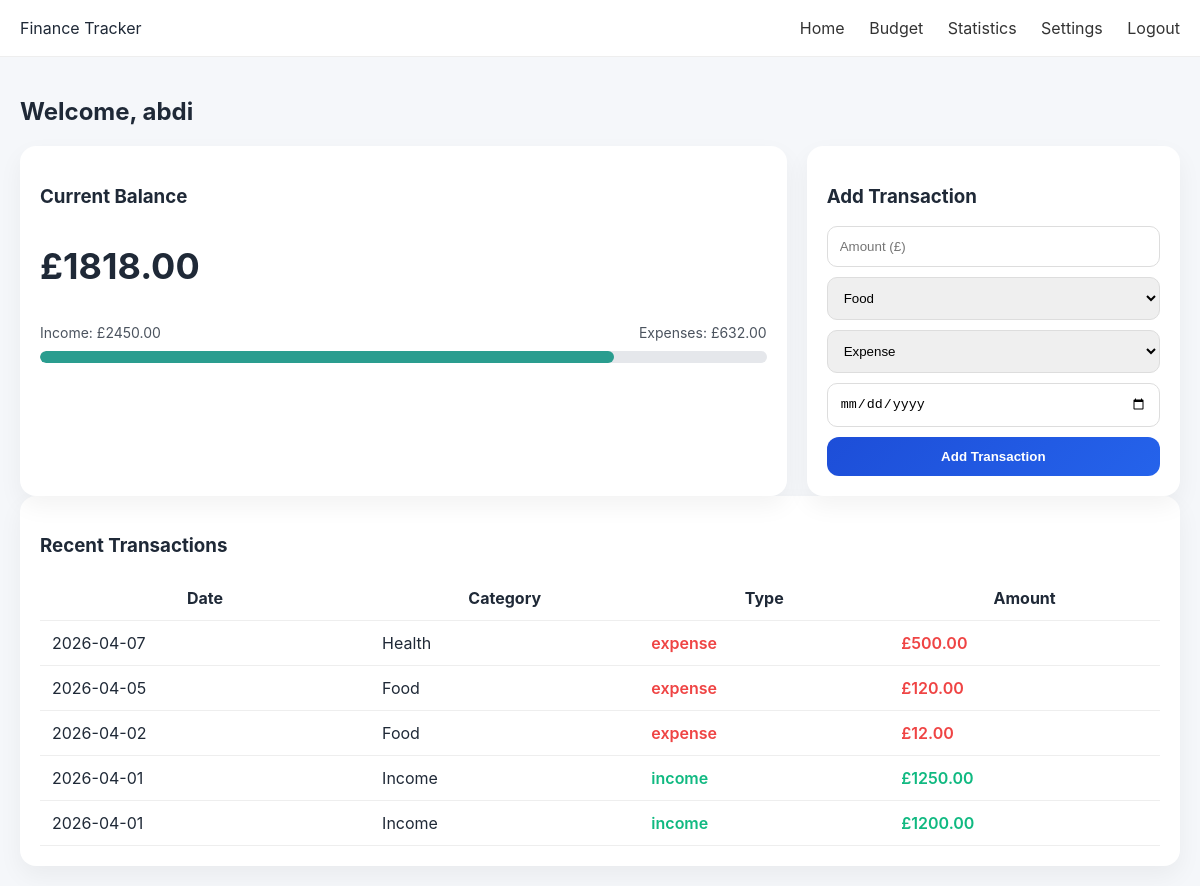
Before: /home (signed in) with the older database file.
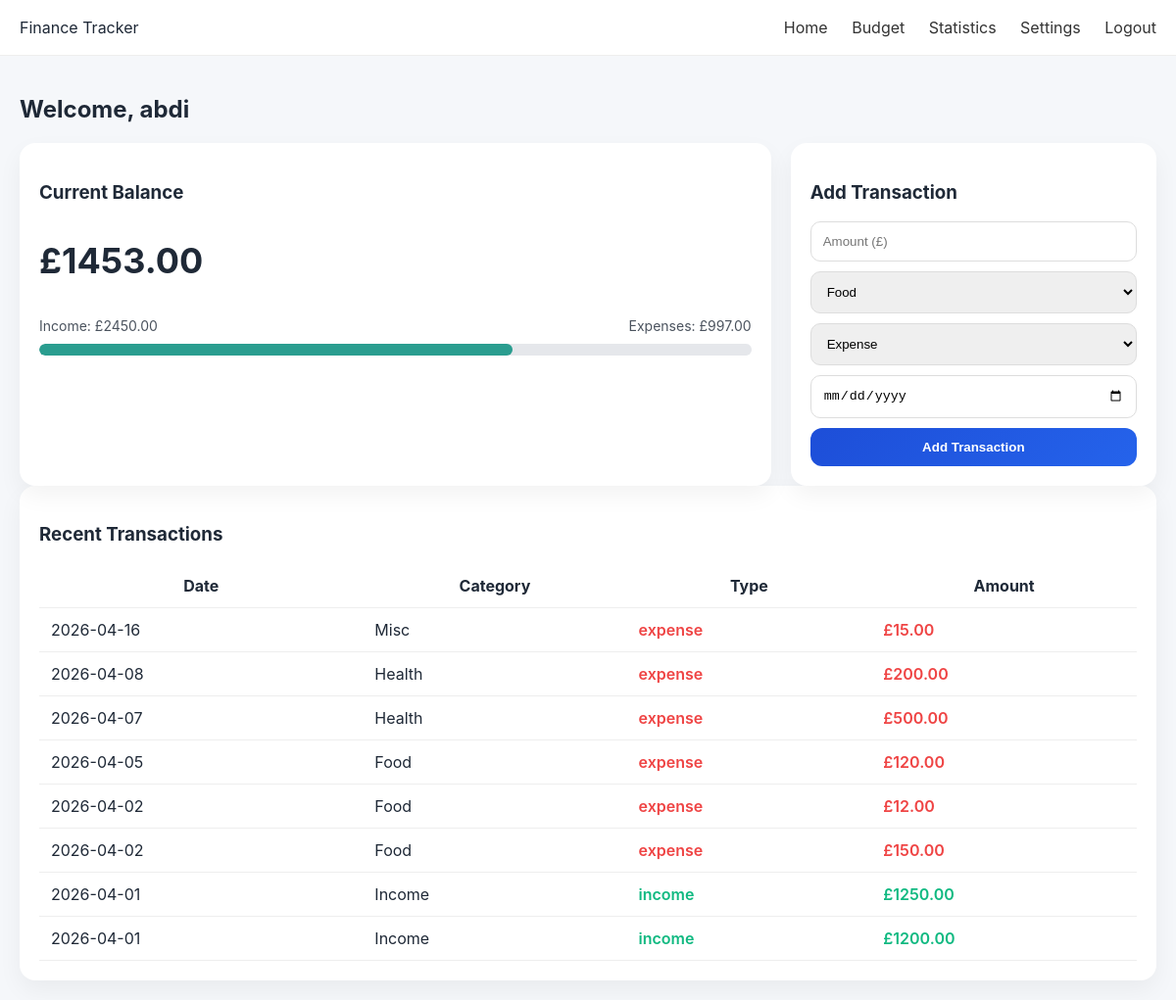
After: the same page with the newer database file.
### tables this page shows
CREATE TABLE transactions (
        id INTEGER PRIMARY KEY,
        amount REAL,
        category TEXT,
        type TEXT,
        date TEXT,
        user_id INTEGER
    );

### app.py (the view)
@app.route("/home")
def home():
    if "user_id" not in session:
        return redirect("/")
    conn = get_db()
    cur = conn.cursor()
    cur.execute("SELECT * FROM transactions WHERE user_id=? ORDER BY date DESC", (session["user_id"],))
    data = cur.fetchall()
    income = sum(t[1] for t in data if t[3] == "income")
    expenses = sum(t[1] for t in data if t[3] == "expense")
    cur.execute("SELECT total FROM budget WHERE user_id=?", (session["user_id"],))
    row = cur.fetchone()
    budget = row[0] if row else 0
    percent = (expenses / budget * 100) if budget > 0 else 0
    remaining = income - expenses
    conn.close()
    return render_template(
        "index.html",
        username=session["username"],
        transactions=data,
        income=income,
        expenses=expenses,
        remaining=remaining,
        percent=percent,
        budget=budget
    )

### app.py (called while the page is built)
def get_db():
    os.makedirs("database", exist_ok=True)
    return sqlite3.connect(DB)

### templates/index.html (shortened to what this page needs)
<!DOCTYPE html>
<html>
<head>
    <head>
    <link rel="stylesheet" href="/static/style.css">
</head>
<body>
<div class="navbar">
    <div>Finance Tracker</div>
    <div>
        <a href="/home">Home</a>
        <a href="/budget">Budget</a>
        <a href="/statistics">Statistics</a>
        <a href="/settings">Settings</a>
        <a href="/logout">Logout</a>
    </div>
</div>
<div class="container">
<h2 class="welcome">Welcome, {{ username }}</h2>
<div class="dashboard">
    <div class="card main-card">
        <h3>Current Balance</h3>
        <p class="balance">£{{ "%.2f"|format(remaining) }}</p>
        <div class="mini-stats">
            <span>Income: £{{ "%.2f"|format(income) }}</span>
            <span>Expenses: £{{ "%.2f"|format(expenses) }}</span>
        </div>
        <div class="progress-bar">
            <div class="progress"
                style="width: {{ percent if percent <= 100 else 100 }}%;
                background: {% if percent>100 %}#e63946{% elif percent>80 %}#f4a261{% else %}#2a9d8f{% endif %};">
            </div>
        </div>
    </div>
    <div class="card">
        <h3>Add Transaction</h3>
        <form method="POST" action="/add">
            <input type="number" step="0.01" name="amount" placeholder="Amount (£)" required>
            <select name="category">
                <option>Food</option>
            </select>
            <select name="type">
                <option value="expense">Expense</option>
            </select>
            <input type="date" name="date" required>
            <button type="submit">Add Transaction</button>
        </form>
    </div>
</div>
<div class="card">
    <h3>Recent Transactions</h3>
    <div class="table-wrapper">
        <table>
            <tr>
                <th>Date</th>
                <th>Category</th>
                <th>Type</th>
                <th>Amount</th>
            </tr>
            {% for t in transactions %}
            <tr>
                <td>{{ t[4] }}</td>
                <td>{{ t[2] }}</td>
                <td class="{{ 'income' if t[3]=='income' else 'expense' }}">
                    {{ t[3] }}
                </td>
                <td class="{{ 'income' if t[3]=='income' else 'expense' }}">
                    £{{ "%.2f"|format(t[1]) }}
                </td>
            </tr>
            {% endfor %}
        </table>
    </div>
</div>
</div>

### static/style.css (style rules this page uses)
body { font-family: 'Inter', 'Segoe UI', sans-serif; margin: 0; background: #f5f7fa; color: #1f2937; }
.navbar { background: white; padding: 18px 20px; display: flex; justify-content: space-between; border-bottom: 1px solid #eee; max-width: 1200px; margin: auto; }
.navbar a { text-decoration: none; margin-left: 20px; color: #333; }
.container { padding: 20px; max-width: 1200px; margin: auto; }
.dashboard { display: grid; grid-template-columns: repeat(auto-fit, minmax(280px, 1fr)); gap: 20px; }
.card { background: white; padding: 20px; border-radius: 16px; box-shadow: 0 10px 25px rgba(0,0,0,0.05); }
@media (min-width: 900px) { .main-card { grid-column: span 2; } }
.balance { font-size: 36px; font-weight: bold; }
.mini-stats { display: flex; justify-content: space-between; font-size: 14px; opacity: 0.8; }
.progress-bar { width: 100%; background: #e5e7eb; border-radius: 10px; margin-top: 10px; overflow: hidden; }
.progress { height: 12px; border-radius: 10px; transition: width 0.4s ease; }
input, select { width: 100%; padding: 12px; margin-bottom: 10px; border-radius: 10px; border: 1px solid #ddd; box-sizing: border-box; }
button { width: 100%; padding: 12px; background: linear-gradient(135deg, #1d4ed8, #2563eb); color: white; border: none; border-radius: 12px; font-weight: 600; cursor: pointer; }
.table-wrapper { overflow-x: auto; }
table { width: 100%; border-collapse: collapse; }
td, th { padding: 12px; border-bottom: 1px solid #eee; }
.income { color: #10b981; font-weight: 600; }
.expense { color: #ef4444; font-weight: 600; }

Changed rows visible on the page:
added transactions: date "2026-04-16", category "Misc", type "expense", amount "15.00"
added transactions: date "2026-04-08", category "Health", type "expense", amount "200.00"
added transactions: date "2026-04-02", category "Food", type "expense", amount "150.00"
Other visible differences:
{{ "%.2f"|format(remaining) }}: "1818.00" → "1453.00"
{{ "%.2f"|format(expenses) }}: "632.00" → "997.00"
{{ percent if percent <= 100 else 100 }}: 79.0 → 66.46666666666667 (drawn)
